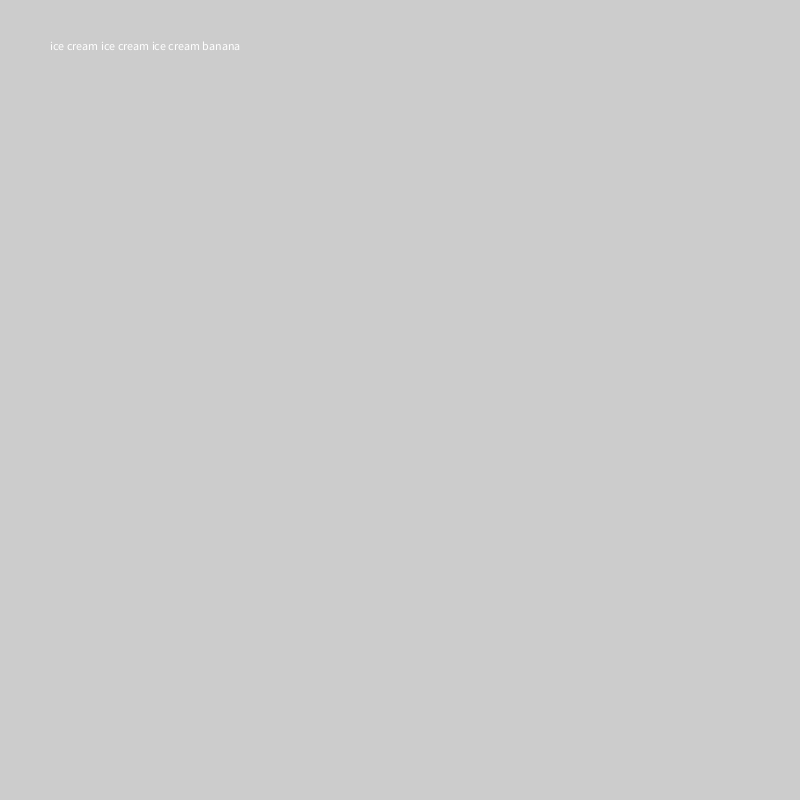
Frame 1 (no input)
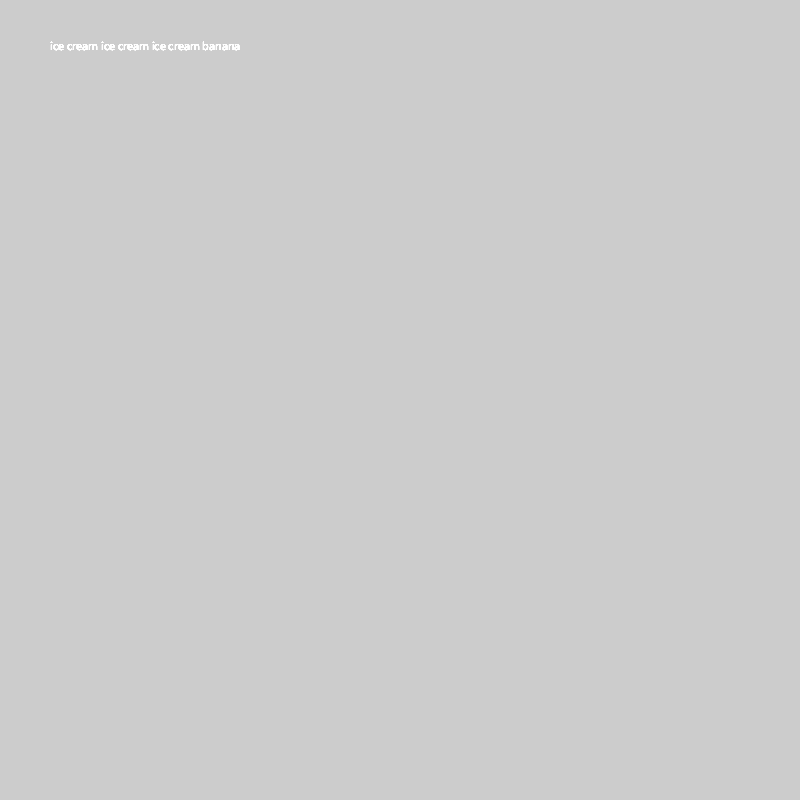
Frame 60 (the mouse pressed at the canvas centre just before this capture)
Frame 120 (the mouse held since frame 60 and released just before this capture): identical to frame 60, image omitted

The Processing sketch that drew these frames (run headless with seeded random() and noise(); from frame 60 on, the mouse is pressed at the canvas centre):

// Processing sketch: banana_split
// ── banana_split.pde
 void setup(){
 size (800, 800);

    }

    void draw(){
String yum = "ice cream";
      text(yum + " " + yum +  " " + yum + " banana", 50, 50);

    }
                     
